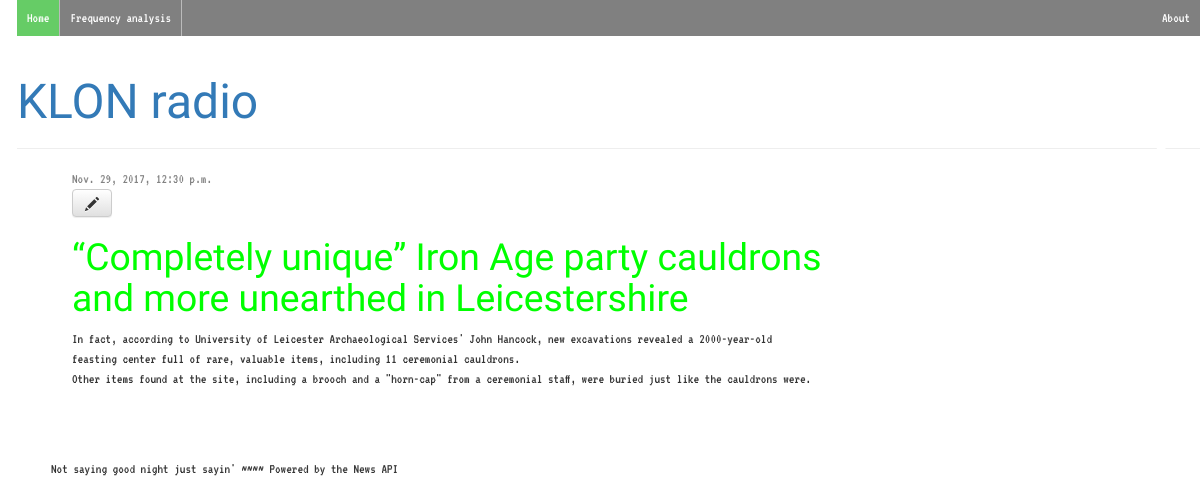
The app's page /post/1/ with its own data.
### blog/models.py (models this page shows, shortened)
class Post(models.Model):
    author = models.ForeignKey('auth.User')  # link to another module
    title = models.CharField(max_length=200)
    text = models.TextField()
    url = models.URLField(blank=True, null=True)
    source = models.CharField(max_length=100, null=True)
    image = models.ImageField(upload_to="matrices", blank= True,null =True)
    top_sent = models.TextField(blank=True, null=True)
    trogram = models.CharField(max_length=100, null =True, blank=True)
    published_date = models.DateTimeField(
        blank=True, null=True
    )
    def image_tag(self):
        return u'<img src="%s" />'
    image_tag.short_description ='Image'
    image_tag.allow_tags = True

### blog/views.py (the view)
# urls.py: url(r'^post/(?P<pk>\d+)/$', views.post_detail, name='post_detail' ),
def post_detail(request,pk):
    post = get_object_or_404(Post, pk=pk)
    return render(request, 'blog/post_detail.html', {'post':post})

### blog/templates/blog/post_detail.html
{% extends 'blog/base.html' %}
{% block content %}
    <div class="post">
        {% if post.published_date %}
            <div class="date">
                {{ post.published_date }}
            </div>
        {% endif %}
        <a class="btn btn-default" href="{% url 'post_edit' pk=post.pk %}"><span class="glyphicon glyphicon-pencil"></span></a>
        <h1>{{ post.title }}</h1>
        <p>{{ post.text|linebreaksbr }}</p>
    </div>
{% endblock %}

### blog/static/css/blog.css (style rules this page uses)
h1, h2, h3, h4 a { color: #00FF00; font-size: 28pt; font-family:'Pathway Gothic one', sans-serif; }
body { padding-left:17px; font-family:'VT323',monospace; }
.date { color: #828282; }
.post { margin-bottom: 70px; }

### records on screen
Post: published_date "Nov. 29, 2017, 12:30 p.m.", title "“Completely unique” Iron Age party cauldrons and more unearthed in Leicestershire", text "In fact, according to University of Leicester Archaeological Services' John Hancock, new excavations revealed a 2000-year-old feasting center full of rare, valuable items, including 11 ceremonial cauldrons. Other items found at the site, including a brooch and a \"horn-cap\" from a ceremonial staff, were buried just like the cauldrons were."
